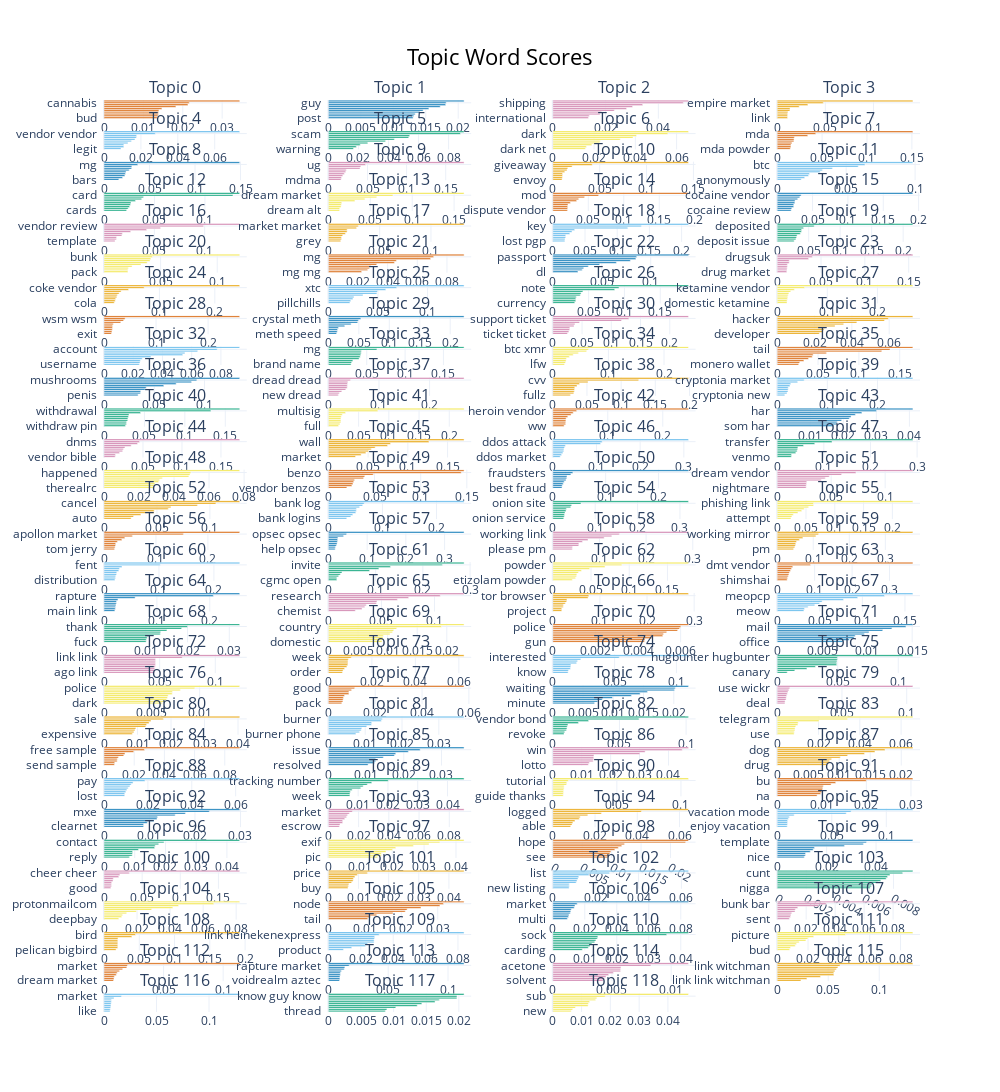

Notebook code cell kept with this figure:
### Code cell
merged_model_thread_content.visualize_barchart(top_n_topics=250, custom_labels=True, n_words=10)
